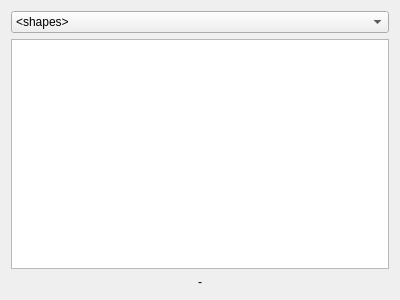
<?xml version="1.0" encoding="UTF-8"?>
<ui version="4.0">
 <class>DialogShapes</class>
 <widget class="QDialog" name="DialogShapes">
  <property name="geometry">
   <rect>
    <x>0</x>
    <y>0</y>
    <width>400</width>
    <height>300</height>
   </rect>
  </property>
  <property name="windowTitle">
   <string>Import shapes</string>
  </property>
  <layout class="QVBoxLayout" name="verticalLayout">
   <item>
    <widget class="QComboBox" name="comboDirs">
     <item>
      <property name="text">
       <string>&lt;shapes&gt;</string>
      </property>
     </item>
    </widget>
   </item>
   <item>
    <widget class="QListWidget" name="listFiles"/>
   </item>
   <item>
    <widget class="QLabel" name="labListed">
     <property name="text">
      <string notr="true">-</string>
     </property>
     <property name="alignment">
      <set>Qt::AlignCenter</set>
     </property>
    </widget>
   </item>
  </layout>
 </widget>
 <resources/>
 <connections/>
</ui>
